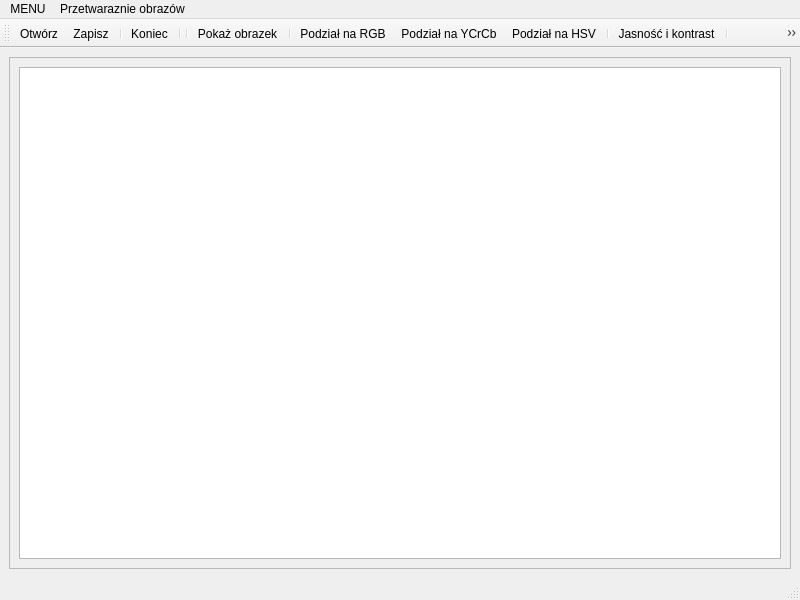
<?xml version="1.0" encoding="UTF-8"?>
<ui version="4.0">
 <class>MojeObrazki</class>
 <widget class="QMainWindow" name="MojeObrazki">
  <property name="geometry">
   <rect>
    <x>0</x>
    <y>0</y>
    <width>800</width>
    <height>600</height>
   </rect>
  </property>
  <property name="windowTitle">
   <string>MojeObrazki</string>
  </property>
  <property name="windowIcon">
   <iconset resource="Zasoby.qrc">
    <normaloff>:/ikony/image.png</normaloff>:/ikony/image.png</iconset>
  </property>
  <widget class="QWidget" name="centralwidget">
   <layout class="QGridLayout" name="gridLayout_2">
    <item row="0" column="0">
     <widget class="QScrollArea" name="scrollArea">
      <property name="widgetResizable">
       <bool>true</bool>
      </property>
      <widget class="QWidget" name="scrollAreaWidgetContents">
       <property name="geometry">
        <rect>
         <x>0</x>
         <y>0</y>
         <width>780</width>
         <height>499</height>
        </rect>
       </property>
       <layout class="QGridLayout" name="gridLayout">
        <item row="0" column="0">
         <widget class="QGraphicsView" name="graphicsView"/>
        </item>
       </layout>
      </widget>
     </widget>
    </item>
   </layout>
  </widget>
  <widget class="QMenuBar" name="menubar">
   <property name="geometry">
    <rect>
     <x>0</x>
     <y>0</y>
     <width>800</width>
     <height>23</height>
    </rect>
   </property>
   <widget class="QMenu" name="menuMENU">
    <property name="title">
     <string>MENU</string>
    </property>
    <addaction name="action_Otw_rz"/>
    <addaction name="action_Zapisz"/>
    <addaction name="action_Koniec"/>
   </widget>
   <widget class="QMenu" name="menuPrzetwaraznie_obraz_w">
    <property name="title">
     <string>Przetwaraznie obrazów</string>
    </property>
    <widget class="QMenu" name="menuBarwy">
     <property name="title">
      <string>Barwy</string>
     </property>
     <property name="icon">
      <iconset resource="Zasoby.qrc">
       <normaloff>:/ikony/rgb.png</normaloff>:/ikony/rgb.png</iconset>
     </property>
     <addaction name="actionPodzia_na_RGB"/>
     <addaction name="actionPodzia_na_YCrCb"/>
     <addaction name="actionPodzia_na_HSV"/>
    </widget>
    <addaction name="actionPokaz_obrazek"/>
    <addaction name="separator"/>
    <addaction name="menuBarwy"/>
    <addaction name="separator"/>
    <addaction name="actionJasno_i_kontrast"/>
    <addaction name="separator"/>
    <addaction name="actionProgowanie_obrazu_RGB"/>
    <addaction name="actionBinaryzacja_obrazu_YCrCb"/>
    <addaction name="separator"/>
    <addaction name="actionSkalowanie_obrazu_RGB"/>
    <addaction name="actionObr_t_obrazu_RGB"/>
    <addaction name="separator"/>
    <addaction name="actionFiltracja_medianowa_obrazu_RGB"/>
    <addaction name="actionFiltracja_u_redniaj_ca_obrazu_RGB"/>
    <addaction name="actionFiltracja_Gaussa_obrazu_RGB"/>
    <addaction name="separator"/>
    <addaction name="actionDetekcja_krawedzi_obrazu_RGB_metoda_Sobela"/>
    <addaction name="actionDetekcja_krawedzi_obrazu_RGB_metoda_Prewitta"/>
    <addaction name="actionDetekcja_kraw_dzi_obrazu_RGB_metod_Canny_ego"/>
    <addaction name="separator"/>
    <addaction name="actionErozja"/>
    <addaction name="actionDylatacja"/>
    <addaction name="actionOtwarcie"/>
    <addaction name="actionZamkniecie"/>
    <addaction name="actionGradient_morfologiczny"/>
   </widget>
   <addaction name="menuMENU"/>
   <addaction name="menuPrzetwaraznie_obraz_w"/>
  </widget>
  <widget class="QStatusBar" name="statusbar"/>
  <widget class="QToolBar" name="menuToolBar">
   <property name="windowTitle">
    <string>toolBar</string>
   </property>
   <property name="iconSize">
    <size>
     <width>20</width>
     <height>20</height>
    </size>
   </property>
   <attribute name="toolBarArea">
    <enum>TopToolBarArea</enum>
   </attribute>
   <attribute name="toolBarBreak">
    <bool>false</bool>
   </attribute>
   <addaction name="action_Otw_rz"/>
   <addaction name="action_Zapisz"/>
   <addaction name="separator"/>
   <addaction name="action_Koniec"/>
   <addaction name="separator"/>
   <addaction name="separator"/>
   <addaction name="actionPokaz_obrazek"/>
   <addaction name="separator"/>
   <addaction name="actionPodzia_na_RGB"/>
   <addaction name="actionPodzia_na_YCrCb"/>
   <addaction name="actionPodzia_na_HSV"/>
   <addaction name="separator"/>
   <addaction name="actionJasno_i_kontrast"/>
   <addaction name="separator"/>
   <addaction name="actionProgowanie_obrazu_RGB"/>
   <addaction name="actionBinaryzacja_obrazu_YCrCb"/>
   <addaction name="separator"/>
   <addaction name="actionSkalowanie_obrazu_RGB"/>
   <addaction name="actionObr_t_obrazu_RGB"/>
   <addaction name="separator"/>
   <addaction name="actionFiltracja_medianowa_obrazu_RGB"/>
   <addaction name="actionFiltracja_u_redniaj_ca_obrazu_RGB"/>
   <addaction name="actionFiltracja_Gaussa_obrazu_RGB"/>
   <addaction name="separator"/>
   <addaction name="actionDetekcja_krawedzi_obrazu_RGB_metoda_Sobela"/>
   <addaction name="actionDetekcja_krawedzi_obrazu_RGB_metoda_Prewitta"/>
   <addaction name="actionDetekcja_kraw_dzi_obrazu_RGB_metod_Canny_ego"/>
   <addaction name="separator"/>
   <addaction name="actionErozja"/>
   <addaction name="actionDylatacja"/>
   <addaction name="actionOtwarcie"/>
   <addaction name="actionZamkniecie"/>
   <addaction name="actionGradient_morfologiczny"/>
  </widget>
  <action name="action_Koniec">
   <property name="icon">
    <iconset resource="Zasoby.qrc">
     <normaloff>:/ikony/close.png</normaloff>:/ikony/close.png</iconset>
   </property>
   <property name="text">
    <string>&amp;Koniec</string>
   </property>
   <property name="shortcut">
    <string>Ctrl+K</string>
   </property>
  </action>
  <action name="action_Otw_rz">
   <property name="icon">
    <iconset resource="Zasoby.qrc">
     <normaloff>:/ikony/folder.png</normaloff>:/ikony/folder.png</iconset>
   </property>
   <property name="text">
    <string>&amp;Otwórz</string>
   </property>
   <property name="shortcut">
    <string>Ctrl+O</string>
   </property>
  </action>
  <action name="action_Zapisz">
   <property name="icon">
    <iconset resource="Zasoby.qrc">
     <normaloff>:/ikony/diskette.png</normaloff>:/ikony/diskette.png</iconset>
   </property>
   <property name="text">
    <string>&amp;Zapisz</string>
   </property>
   <property name="shortcut">
    <string>Ctrl+S</string>
   </property>
  </action>
  <action name="actionPokaz_obrazek">
   <property name="icon">
    <iconset resource="Zasoby.qrc">
     <normaloff>:/ikony/settings.png</normaloff>:/ikony/settings.png</iconset>
   </property>
   <property name="text">
    <string>Pokaż obrazek</string>
   </property>
  </action>
  <action name="actionPodzia_na_RGB">
   <property name="icon">
    <iconset resource="Zasoby.qrc">
     <normaloff>:/ikony/rgb.png</normaloff>:/ikony/rgb.png</iconset>
   </property>
   <property name="text">
    <string>Podział na RGB</string>
   </property>
   <property name="toolTip">
    <string>Podział na RGB</string>
   </property>
  </action>
  <action name="actionPodzia_na_YCrCb">
   <property name="icon">
    <iconset resource="Zasoby.qrc">
     <normaloff>:/ikony/tv.png</normaloff>:/ikony/tv.png</iconset>
   </property>
   <property name="text">
    <string>Podział na YCrCb</string>
   </property>
   <property name="toolTip">
    <string>Podział na YCrCb</string>
   </property>
  </action>
  <action name="actionPodzia_na_HSV">
   <property name="icon">
    <iconset resource="Zasoby.qrc">
     <normaloff>:/ikony/eyes.png</normaloff>:/ikony/eyes.png</iconset>
   </property>
   <property name="text">
    <string>Podział na HSV</string>
   </property>
  </action>
  <action name="actionJasno_i_kontrast">
   <property name="icon">
    <iconset resource="Zasoby.qrc">
     <normaloff>:/ikony/brightness.png</normaloff>:/ikony/brightness.png</iconset>
   </property>
   <property name="text">
    <string>Jasność i kontrast</string>
   </property>
  </action>
  <action name="actionProgowanie_obrazu_RGB">
   <property name="icon">
    <iconset resource="Zasoby.qrc">
     <normaloff>:/ikony/colour.png</normaloff>:/ikony/colour.png</iconset>
   </property>
   <property name="text">
    <string>Progowanie obrazu RGB</string>
   </property>
  </action>
  <action name="actionBinaryzacja_obrazu_YCrCb">
   <property name="icon">
    <iconset resource="Zasoby.qrc">
     <normaloff>:/ikony/ycbr.png</normaloff>:/ikony/ycbr.png</iconset>
   </property>
   <property name="text">
    <string>Binaryzacja obrazu YCrCb</string>
   </property>
  </action>
  <action name="actionSkalowanie_obrazu_RGB">
   <property name="icon">
    <iconset resource="Zasoby.qrc">
     <normaloff>:/ikony/scale.png</normaloff>:/ikony/scale.png</iconset>
   </property>
   <property name="text">
    <string>Skalowanie obrazu RGB</string>
   </property>
  </action>
  <action name="actionObr_t_obrazu_RGB">
   <property name="icon">
    <iconset resource="Zasoby.qrc">
     <normaloff>:/ikony/rotate.png</normaloff>:/ikony/rotate.png</iconset>
   </property>
   <property name="text">
    <string>Obrót obrazu RGB</string>
   </property>
  </action>
  <action name="actionFiltracja_medianowa_obrazu_RGB">
   <property name="icon">
    <iconset resource="Zasoby.qrc">
     <normaloff>:/ikony/median.png</normaloff>:/ikony/median.png</iconset>
   </property>
   <property name="text">
    <string>Filtracja medianowa obrazu RGB</string>
   </property>
  </action>
  <action name="actionFiltracja_u_redniaj_ca_obrazu_RGB">
   <property name="icon">
    <iconset resource="Zasoby.qrc">
     <normaloff>:/ikony/average.png</normaloff>:/ikony/average.png</iconset>
   </property>
   <property name="text">
    <string>Filtracja uśredniająca obrazu RGB</string>
   </property>
  </action>
  <action name="actionFiltracja_Gaussa_obrazu_RGB">
   <property name="icon">
    <iconset resource="Zasoby.qrc">
     <normaloff>:/ikony/gaussian.png</normaloff>:/ikony/gaussian.png</iconset>
   </property>
   <property name="text">
    <string>Filtracja Gaussa obrazu RGB</string>
   </property>
  </action>
  <action name="actionDetekcja_krawedzi_obrazu_RGB_metoda_Sobela">
   <property name="icon">
    <iconset resource="Zasoby.qrc">
     <normaloff>:/ikony/sobel.png</normaloff>:/ikony/sobel.png</iconset>
   </property>
   <property name="text">
    <string>Detekcja krawędzi obrazu RGB metodą Sobela</string>
   </property>
   <property name="toolTip">
    <string>Detekcja krawędzi obrazu RGB metodą Sobela</string>
   </property>
  </action>
  <action name="actionDetekcja_krawedzi_obrazu_RGB_metoda_Prewitta">
   <property name="icon">
    <iconset resource="Zasoby.qrc">
     <normaloff>:/ikony/prewitt.png</normaloff>:/ikony/prewitt.png</iconset>
   </property>
   <property name="text">
    <string>Detekcja krawędzi obrazu RGB metodą Prewitta</string>
   </property>
   <property name="toolTip">
    <string>Detekcja krawędzi obrazu RGB metodą Prewitta</string>
   </property>
  </action>
  <action name="actionDetekcja_kraw_dzi_obrazu_RGB_metod_Canny_ego">
   <property name="icon">
    <iconset resource="Zasoby.qrc">
     <normaloff>:/ikony/canny.png</normaloff>:/ikony/canny.png</iconset>
   </property>
   <property name="text">
    <string>Detekcja krawędzi obrazu RGB metodą Canny'ego</string>
   </property>
  </action>
  <action name="actionErozja">
   <property name="icon">
    <iconset resource="Zasoby.qrc">
     <normaloff>:/ikony/erosion.png</normaloff>:/ikony/erosion.png</iconset>
   </property>
   <property name="text">
    <string>Erozja</string>
   </property>
  </action>
  <action name="actionDylatacja">
   <property name="icon">
    <iconset resource="Zasoby.qrc">
     <normaloff>:/ikony/dilation.png</normaloff>:/ikony/dilation.png</iconset>
   </property>
   <property name="text">
    <string>Dylatacja</string>
   </property>
  </action>
  <action name="actionOtwarcie">
   <property name="icon">
    <iconset resource="Zasoby.qrc">
     <normaloff>:/ikony/open.png</normaloff>:/ikony/open.png</iconset>
   </property>
   <property name="text">
    <string>Otwarcie</string>
   </property>
  </action>
  <action name="actionZamkniecie">
   <property name="icon">
    <iconset resource="Zasoby.qrc">
     <normaloff>:/ikony/closeimg.png</normaloff>:/ikony/closeimg.png</iconset>
   </property>
   <property name="text">
    <string>Zamknięcie</string>
   </property>
  </action>
  <action name="actionGradient_morfologiczny">
   <property name="icon">
    <iconset resource="Zasoby.qrc">
     <normaloff>:/ikony/gradient.png</normaloff>:/ikony/gradient.png</iconset>
   </property>
   <property name="text">
    <string>Gradient morfologiczny</string>
   </property>
  </action>
 </widget>
 <resources>
  <include location="Zasoby.qrc"/>
 </resources>
 <connections/>
</ui>
